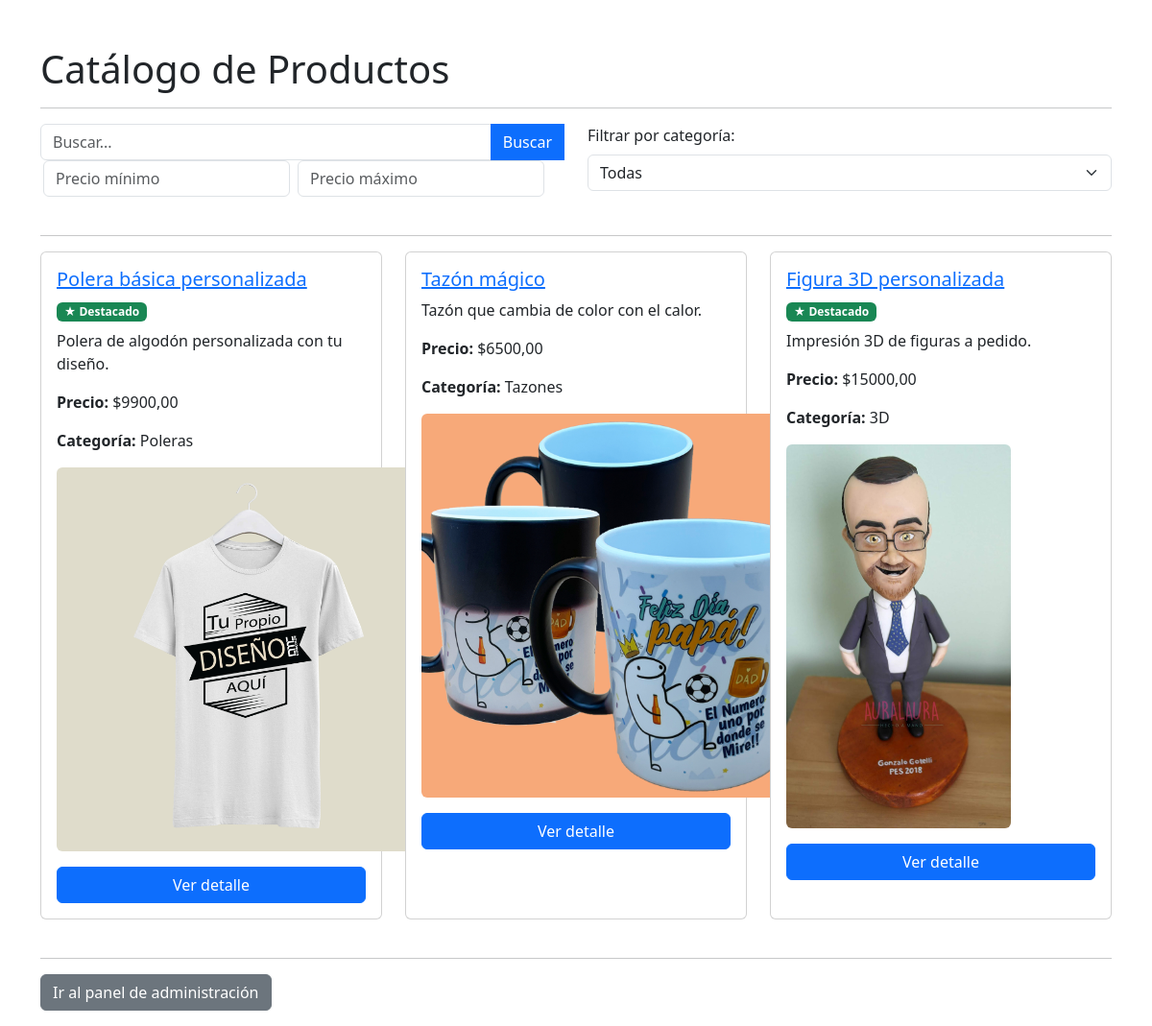
The page / on the database its author committed.
### tiendaOnlineApp/models.py (models this page shows, shortened)
class Product(models.Model):
	name = models.CharField(max_length=200)
	description = models.TextField(max_length=2000)
	category = models.ForeignKey(Category, on_delete=models.PROTECT, related_name='products')
	price = models.DecimalField(max_digits=10, decimal_places=2)
	featured = models.BooleanField(default=False)
	foto1 = models.ImageField(upload_to='productos', null=True, max_length=1000)
	foto2 = models.ImageField(upload_to='productos', null=True, blank=True, max_length=1000)
	foto3 = models.ImageField(upload_to='productos', null=True, blank=True, max_length=1000)
	class Meta:
		verbose_name = 'Producto'
		verbose_name_plural = 'Productos'

class Category(models.Model):
	name = models.CharField(max_length=100)
	slug = models.SlugField(max_length=120, unique=True)
	class Meta:
		verbose_name = 'Categoría'
		verbose_name_plural = 'Categorías'

### tiendaOnlineApp/views.py (the view)
# urls.py: path('', views.index, name='index'),
def index(request):
    categoria_slug = request.GET.get('categoria')
    busqueda = request.GET.get('busqueda', '')
    precio_min = request.GET.get('precio_min')
    precio_max = request.GET.get('precio_max')
    categorias = Category.objects.all()
    productos = Product.objects.all()
    if categoria_slug:
        productos = productos.filter(category__slug=categoria_slug)
    if busqueda:
        productos = productos.filter(name__icontains=busqueda) | productos.filter(description__icontains=busqueda)
    if precio_min:
        productos = productos.filter(price__gte=float(precio_min))
    if precio_max:
        productos = productos.filter(price__lte=float(precio_max))
    return render(request, 'index.html', {
        'productos': productos,
        'categorias': categorias,
        'categoria_seleccionada': categoria_slug,
        'busqueda': busqueda,
        'precio_min': precio_min,
        'precio_max': precio_max,
    })

### templates/index.html (shortened to what this page needs)
<!doctype html>
<html lang="es">
<head>
    <link href="https://cdn.jsdelivr.net/npm/bootstrap@5.3.8/dist/css/bootstrap.min.css" rel="stylesheet">
</head>
<body>
    <div class="container mt-5">
        <h1>Catálogo de Productos</h1>
        <hr>
        <div class="row mb-4">
            <div class="col-md-6">
                <form method="get">
                    <div class="input-group">
                        <input type="text" name="busqueda" id="busqueda" value="{{ busqueda }}" placeholder="Buscar..." class="form-control">
                        <button type="submit" class="btn btn-primary">Buscar</button>
                        <div class="row g-2 mb-3">
                            <div class="col-md-6">
                                <input type="number" class="form-control" name="precio_min" placeholder="Precio mínimo" value="{{ precio_min }}">
                            </div>
                            <div class="col-md-6">
                                <input type="number" class="form-control" name="precio_max" placeholder="Precio máximo" value="{{ precio_max }}">
                            </div>
                        </div>
                    </div>
                </form>
            </div>
            <div class="col-md-6">
                <form method="get">
                    <label for="categoria" class="form-label">Filtrar por categoría:</label>
                    <select name="categoria" id="categoria" onchange="this.form.submit()" class="form-select">
                        <option value="">Todas</option>
                    </select>
                </form>
            </div>
        </div>
        <hr>
        <div class="row">
            {% if productos %}
                {% for producto in productos %}
                <div class="col-md-4 mb-4">
                    <div class="card h-100">
                        <div class="card-body">
                            <h5 class="card-title"><a href="{% url 'producto_detalle' producto.pk %}">{{ producto.name }}</a></h5>
                            {% if producto.featured %}
                                <span class="badge bg-success mb-2">★ Destacado</span>
                            {% endif %}
                            <p class="card-text">{{ producto.description }}</p>
                            <p><strong>Precio:</strong> ${{ producto.price }}</p>
                            <p><strong>Categoría:</strong> {{ producto.category.name }}</p>
                            {% if producto.foto1 %}
                                <img src="{{ producto.foto1.url }}" class="img-fluid rounded mb-3" style="max-width: 400px; max-height: 400px;" alt="{{ producto.name }}">
                            {% endif %}
                            <a href="{% url 'producto_detalle' producto.pk %}" class="btn btn-primary w-100">Ver detalle</a>
                        </div>
                    </div>
                </div>
                {% endfor %}
            {% else %}
                <div class="col-12">
                    <p class="alert alert-info">No hay productos en esta categoría.</p>
                </div>
            {% endif %}
        </div>
        <hr>
        <p><a href="/admin/" class="btn btn-secondary">Ir al panel de administración</a></p>
    </div>
</body>
</html>

### rows shown on the page
Product: name "Polera básica personalizada", featured "★ Destacado", description "Polera de algodón personalizada con tu diseño.", price "9900,00", category.name "Poleras", foto1 (picture)
Product: name "Tazón mágico", description "Tazón que cambia de color con el calor.", price "6500,00", category.name "Tazones", foto1 (picture)
Product: name "Figura 3D personalizada", featured "★ Destacado", description "Impresión 3D de figuras a pedido.", price "15000,00", category.name "3D", foto1 (picture)
